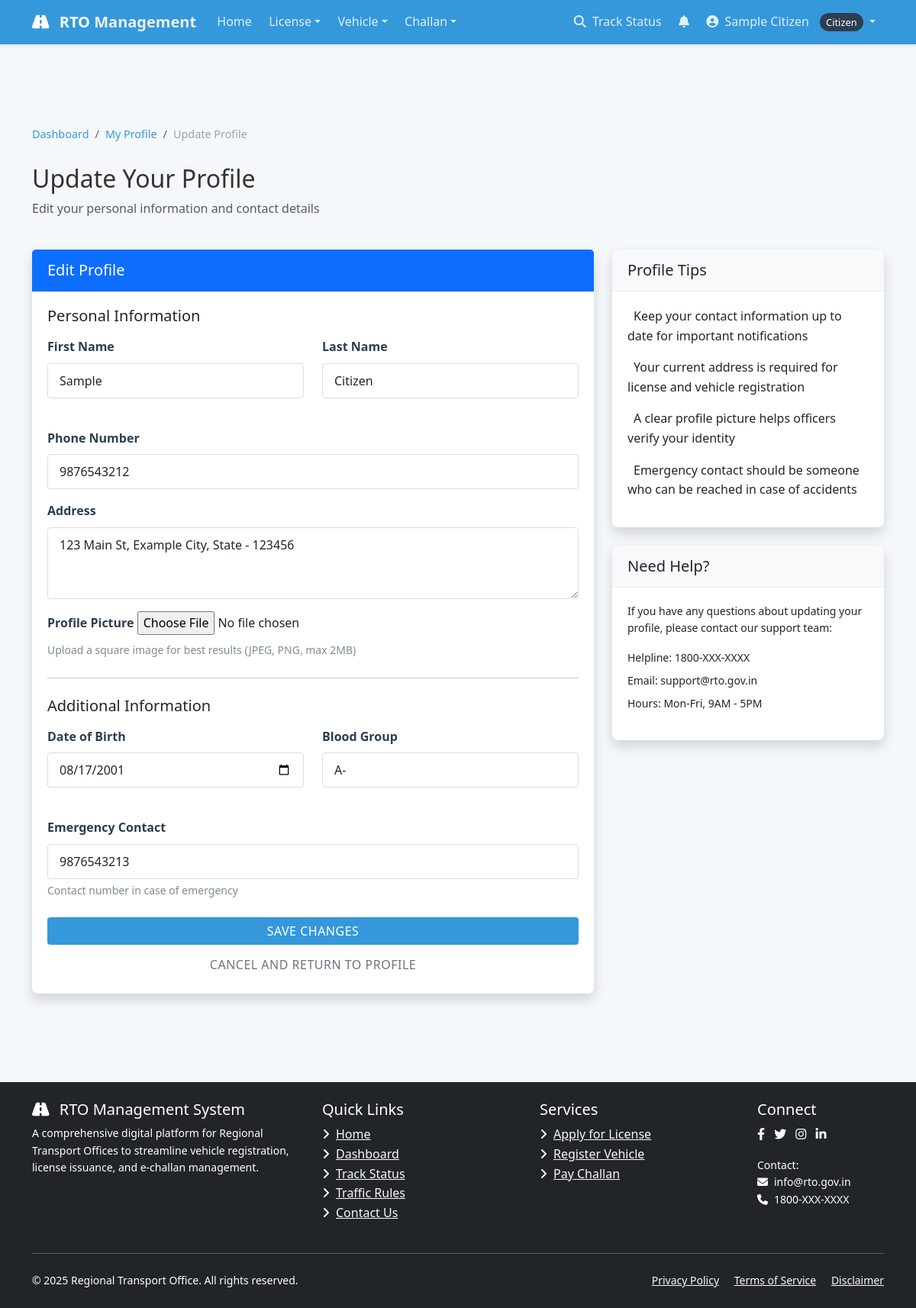
The app's page /accounts/profile/update/ (signed in) with its own data.
### accounts/models.py (models this page shows, shortened)
class User(AbstractUser):
    USER_TYPE_CHOICES = (
        ('CITIZEN', 'Citizen'),
        ('OFFICER', 'RTO Officer'),
        ('ADMIN', 'Administrator'),
    )
    username = None
    email = models.EmailField(_('email address'), unique=True)
    phone_number = models.CharField(max_length=15, blank=True, null=True)
    aadhaar_number = models.CharField(max_length=16, blank=True, null=True)
    address = models.TextField(blank=True, null=True)
    user_type = models.CharField(max_length=10, choices=USER_TYPE_CHOICES, default='CITIZEN')
    profile_picture = models.ImageField(upload_to='profile_pics/', blank=True, null=True)
    USERNAME_FIELD = 'email'
    REQUIRED_FIELDS = []
    objects = UserManager()
    def get_full_name(self):
        return f"{self.first_name} {self.last_name}" if self.first_name or self.last_name else self.email

class CitizenProfile(models.Model):
    user = models.OneToOneField(User, on_delete=models.CASCADE, related_name='citizen_profile')
    date_of_birth = models.DateField(blank=True, null=True)
    blood_group = models.CharField(max_length=5, blank=True, null=True)
    emergency_contact = models.CharField(max_length=15, blank=True, null=True)

### accounts/views.py (the view)
# urls.py: path('profile/update/', views.update_profile, name='update_profile'),
@login_required
def update_profile(request):
    if request.method == 'POST':
        user_form = UserProfileUpdateForm(request.POST, request.FILES, instance=request.user)
        if request.user.user_type == 'CITIZEN':
            profile_form = CitizenProfileUpdateForm(request.POST, instance=request.user.citizen_profile)
        else:
            profile_form = None
        if user_form.is_valid() and (profile_form is None or profile_form.is_valid()):
            user_form.save()
            if profile_form:
                profile_form.save()
            messages.success(request, "Your profile has been updated successfully!")
            return redirect('profile')
    else:
        user_form = UserProfileUpdateForm(instance=request.user)
        if request.user.user_type == 'CITIZEN':
            try:
                profile_form = CitizenProfileUpdateForm(instance=request.user.citizen_profile)
            except:
                profile_form = None
        else:
            profile_form = None
    context = {
        'user_form': user_form,
        'profile_form': profile_form
    }
    return render(request, 'accounts/update_profile.html', context)

### templates/accounts/update_profile.html (shortened to what this page needs)
{% extends 'base.html' %}
{% block content %}
<div class="container py-5">
    <div class="row mb-4">
        <div class="col">
            <nav aria-label="breadcrumb">
                <ol class="breadcrumb">
                    <li class="breadcrumb-item"><a href="{% url 'dashboard' %}">Dashboard</a></li>
                    <li class="breadcrumb-item"><a href="{% url 'profile' %}">My Profile</a></li>
                    <li class="breadcrumb-item active" aria-current="page">Update Profile</li>
                </ol>
            </nav>
            <h2>Update Your Profile</h2>
            <p class="text-muted">Edit your personal information and contact details</p>
        </div>
    </div>
    <div class="row">
        <div class="col-md-8">
            <div class="card shadow">
                <div class="card-header bg-primary text-white">
                    <h5 class="mb-0">Edit Profile</h5>
                </div>
                <div class="card-body">
                    <form method="post" enctype="multipart/form-data">
                        <h5 class="mb-3">Personal Information</h5>
                        <div class="row mb-4">
                            <div class="col-md-6 mb-3">
                                <label for="{{ user_form.first_name.id_for_label }}" class="form-label">First Name</label>
                                {{ user_form.first_name }}
                            </div>
                            <div class="col-md-6 mb-3">
                                <label for="{{ user_form.last_name.id_for_label }}" class="form-label">Last Name</label>
                                {{ user_form.last_name }}
                            </div>
                        </div>
                        <div class="mb-3">
                            <label for="{{ user_form.phone_number.id_for_label }}" class="form-label">Phone Number</label>
                            {{ user_form.phone_number }}
                        </div>
                        <div class="mb-3">
                            <label for="{{ user_form.address.id_for_label }}" class="form-label">Address</label>
                            {{ user_form.address }}
                        </div>
                        <div class="mb-4">
                            <label for="{{ user_form.profile_picture.id_for_label }}" class="form-label">Profile Picture</label>
                            {{ user_form.profile_picture }}
                            <div class="form-text">Upload a square image for best results (JPEG, PNG, max 2MB)</div>
                        </div>
                        {% if profile_form %}
                        <hr class="my-4">
                        <h5 class="mb-3">Additional Information</h5>
                        <div class="row mb-4">
                            <div class="col-md-6 mb-3">
                                <label for="{{ profile_form.date_of_birth.id_for_label }}" class="form-label">Date of Birth</label>
                                {{ profile_form.date_of_birth }}
                            </div>
                            <div class="col-md-6 mb-3">
                                <label for="{{ profile_form.blood_group.id_for_label }}" class="form-label">Blood Group</label>
                                {{ profile_form.blood_group }}
                            </div>
                        </div>
                        <div class="mb-4">
                            <label for="{{ profile_form.emergency_contact.id_for_label }}" class="form-label">Emergency Contact</label>
                            {{ profile_form.emergency_contact }}
                            <div class="form-text">Contact number in case of emergency</div>
                        </div>
                        {% endif %}
                        <div class="d-grid gap-2 mt-4">
                            <button type="submit" class="btn btn-primary">
                                 Save Changes
                            </button>
                            <a href="{% url 'profile' %}" class="btn btn-outline-secondary">
                                Cancel and Return to Profile
                            </a>
                        </div>
                    </form>
                </div>
            </div>
        </div>
        <div class="col-md-4">
            <div class="card shadow mb-4">
                <div class="card-header bg-light">
                    <h5 class="mb-0">Profile Tips</h5>
                </div>
                <div class="card-body">
                    <ul class="list-unstyled">
                        <li class="mb-3">
                            <span>Keep your contact information up to date for important notifications</span>
                        </li>
                        <li class="mb-3">
                            <span>Your current address is required for license and vehicle registration</span>
                        </li>
                        <li class="mb-3">
                            <span>A clear profile picture helps officers verify your identity</span>
                        </li>
                        <li>
                            <span>Emergency contact should be someone who can be reached in case of accidents</span>
                        </li>
                    </ul>
                </div>
            </div>
            <div class="card shadow">
                <div class="card-header bg-light">
                    <h5 class="mb-0">Need Help?</h5>
                </div>
                <div class="card-body">
                    <p class="small">If you have any questions about updating your profile, please contact our support team:</p>
                    <p class="small mb-2"> Helpline: 1800-XXX-XXXX</p>
                    <p class="small mb-2"> Email: support@rto.gov.in</p>
                    <p class="small"> Hours: Mon-Fri, 9AM - 5PM</p>
                </div>
            </div>
        </div>
    </div>
</div>
{% endblock %}

### templates/base.html (shortened to what this page needs)
<!DOCTYPE html>
<html lang="en">
<head>
    <link href="https://cdn.jsdelivr.net/npm/bootstrap@5.3.0/dist/css/bootstrap.min.css" rel="stylesheet">
    <link href="https://cdnjs.cloudflare.com/ajax/libs/font-awesome/6.4.0/css/all.min.css" rel="stylesheet">
    <link rel="stylesheet" href="/static/css/style.css">
</head>
<body>
    <nav class="navbar navbar-expand-lg navbar-dark fixed-top">
        <div class="container">
            <a class="navbar-brand" href="/">
                <i class="fas fa-road me-2"></i> RTO <span>Management</span>
            </a>
            <div class="collapse navbar-collapse" id="navbarContent">
                <ul class="navbar-nav me-auto mb-2 mb-lg-0">
                    <li class="nav-item">
                        <a class="nav-link {% if request.path == '/' %}active{% endif %}" href="/">Home</a>
                    </li>
                    {% if user.is_authenticated %}
                        {% if user.user_type == 'CITIZEN' %}
                            <li class="nav-item dropdown">
                                <a class="nav-link dropdown-toggle" href="#" id="licenseDropdown" role="button" data-bs-toggle="dropdown" aria-expanded="false">License</a>
                            </li>
                            <li class="nav-item dropdown">
                                <a class="nav-link dropdown-toggle" href="#" id="vehicleDropdown" role="button" data-bs-toggle="dropdown" aria-expanded="false">Vehicle</a>
                            </li>
                            <li class="nav-item dropdown">
                                <a class="nav-link dropdown-toggle" href="#" id="challanDropdown" role="button" data-bs-toggle="dropdown" aria-expanded="false">Challan</a>
                            </li>
                        {% endif %}
                    {% endif %}
                </ul>
                <ul class="navbar-nav">
                    <li class="nav-item">
                        <a class="nav-link" href="/dashboard/status/license/" id="navStatusLink">
                            <i class="fas fa-search me-1"></i> Track Status
                        </a>
                    </li>
                    {% if user.is_authenticated %}
                        <li class="nav-item">
                            <a class="nav-link position-relative" href="#" id="notificationToggle" data-bs-toggle="dropdown" aria-expanded="false">
                                <i class="fas fa-bell"></i>
                            </a>
                        </li>
                        <li class="nav-item dropdown">
                            <a class="nav-link dropdown-toggle" href="#" id="userDropdown" role="button" data-bs-toggle="dropdown" aria-expanded="false">
                                <i class="fas fa-user-circle me-1"></i>
                                {{ user.get_full_name|default:user.email }}
                                <span class="user-badge">{{ user.get_user_type_display }}</span>
                            </a>
                        </li>
                    {% endif %}
                </ul>
            </div>
        </div>
    </nav>
    <main role="main" class="container-fluid py-5">
        {% block content %}{% endblock %}
    </main>
    <footer class="py-4 bg-dark text-white">
        <div class="container">
            <div class="row">
                <div class="col-md-4 mb-4 mb-md-0">
                    <h5><i class="fas fa-road me-2"></i> RTO Management System</h5>
                    <p class="small">A comprehensive digital platform for Regional Transport Offices to streamline vehicle registration, license issuance, and e-challan management.</p>
                </div>
                <div class="col-md-3 mb-4 mb-md-0">
                    <h5>Quick Links</h5>
                    <ul class="list-unstyled">
                        <li><a href="/" class="text-light"><i class="fas fa-angle-right me-2"></i>Home</a></li>
                        <li><a href="/dashboard/" class="text-light"><i class="fas fa-angle-right me-2"></i>Dashboard</a></li>
                        <li><a href="/dashboard/status/license/" class="text-light"><i class="fas fa-angle-right me-2"></i>Track Status</a></li>
                        <li><a href="#" class="text-light"><i class="fas fa-angle-right me-2"></i>Traffic Rules</a></li>
                        <li><a href="#" class="text-light"><i class="fas fa-angle-right me-2"></i>Contact Us</a></li>
                    </ul>
                </div>
                <div class="col-md-3 mb-4 mb-md-0">
                    <h5>Services</h5>
                    <ul class="list-unstyled">
                        <li><a href="{% url 'apply_for_license' %}" class="text-light"><i class="fas fa-angle-right me-2"></i>Apply for License</a></li>
                        <li><a href="{% url 'register_vehicle' %}" class="text-light"><i class="fas fa-angle-right me-2"></i>Register Vehicle</a></li>
                        <li><a href="{% url 'search_challan' %}" class="text-light"><i class="fas fa-angle-right me-2"></i>Pay Challan</a></li>
                    </ul>
                </div>
                <div class="col-md-2">
                    <h5>Connect</h5>
                    <div class="social-icons">
                        <a href="#" class="text-light me-2"><i class="fab fa-facebook-f"></i></a>
                        <a href="#" class="text-light me-2"><i class="fab fa-twitter"></i></a>
                        <a href="#" class="text-light me-2"><i class="fab fa-instagram"></i></a>
                        <a href="#" class="text-light me-2"><i class="fab fa-linkedin-in"></i></a>
                    </div>
                    <div class="mt-3">
                        <p class="small mb-0">Contact:</p>
                        <p class="small mb-0"><i class="fas fa-envelope me-2"></i>info@rto.gov.in</p>
                        <p class="small mb-0"><i class="fas fa-phone me-2"></i>1800-XXX-XXXX</p>
                    </div>
                </div>
            </div>
            <hr class="bg-secondary my-4">
            <div class="row">
                <div class="col-md-6">
                    <p class="small mb-0">&copy; {% now "Y" %} Regional Transport Office. All rights reserved.</p>
                </div>
                <div class="col-md-6 text-md-end">
                    <p class="small mb-0">
                        <a href="#" class="text-light me-3">Privacy Policy</a>
                        <a href="#" class="text-light me-3">Terms of Service</a>
                        <a href="#" class="text-light">Disclaimer</a>
                    </p>
                </div>
            </div>
        </div>
    </footer>
</body>
</html>

### records on screen
User: get_full_name "Sample Citizen", user_type "Citizen", first_name "Sample", last_name "Citizen", phone_number "9876543212", address "123 Main St, Example City, State - 123456"
CitizenProfile: date_of_birth "08/17/2001", blood_group "A-", emergency_contact "9876543213"
